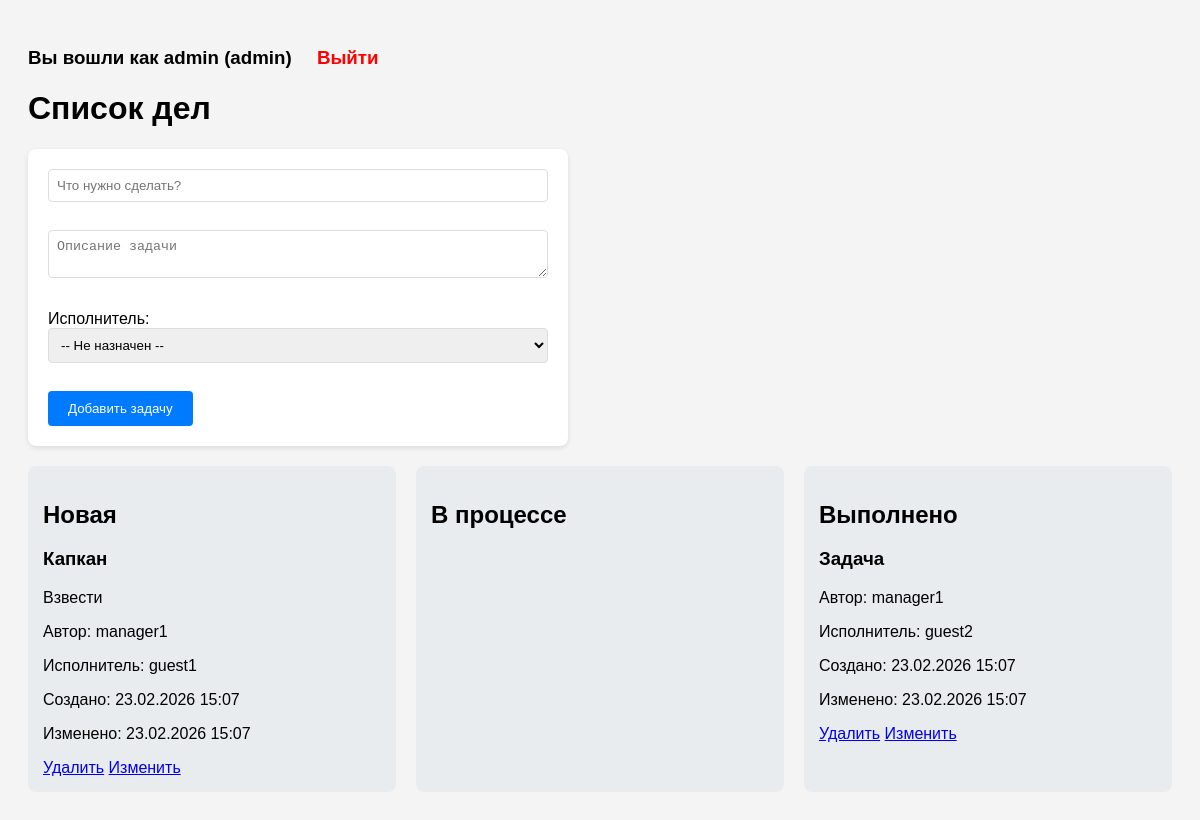
/index.php (signed in), run on the app's committed database.
### tables this page shows
CREATE TABLE `tasks` (
  `id` int NOT NULL AUTO_INCREMENT,
  `title` varchar(255) NOT NULL,
  `status` varchar(50) NOT NULL DEFAULT 'В процессе',
  `user_id` int DEFAULT NULL,
  `executor_id` int DEFAULT NULL,
  `author_id` int DEFAULT NULL,
  `description` text,
  `created_at` datetime DEFAULT CURRENT_TIMESTAMP,
  `updated_at` datetime DEFAULT CURRENT_TIMESTAMP ON UPDATE CURRENT_TIMESTAMP,
  PRIMARY KEY (id)
);

CREATE TABLE `users` (
  `id` int AUTO_INCREMENT PRIMARY KEY,
  `login` varchar(50) NOT NULL,
  `password` varchar(255) NOT NULL,
  `role` enum('admin','manager','guest') DEFAULT 'guest'
);

### public/index.php (the view, shortened to what this page needs)
<?php
require_once 'db.php';
if ($_SESSION['role'] === 'admin') {
    $sql = "SELECT tasks.*,
            author.login as author_login,
            executor.login as executor_login
            FROM tasks
            LEFT JOIN users as author ON tasks.author_id = author.id
            LEFT JOIN users as executor ON tasks.executor_id = executor.id
            ORDER BY tasks.id DESC";
    $stmt = $pdo->prepare($sql);
    $stmt->execute();
}
$tasks = $stmt->fetchAll();
$tasksByStatus = [
    'Новая' => [],
    'В процессе' => [],
    'Выполнено' => []
];
foreach ($tasks as $task) {
    $tasksByStatus[$task['status']][] = $task;
}
?>
<!DOCTYPE html>
<html lang="ru">
<head>
    <link rel="stylesheet" href="css/style.css">
</head>
<body>
    <h3>Вы вошли как <?= $_SESSION['login'] ?> (<?= $_SESSION['role'] ?>)
        <a href="logout.php" style="color:red; margin-left: 20px; text-decoration: none;">Выйти</a>
    </h3>
    <h1>Список дел</h1>
    <?php if ($_SESSION['role'] === 'admin' || $_SESSION['role'] === 'manager'): ?>
        <form action="add.php" method="POST" style="margin-bottom: 20px">
            <input type="text" name="title" placeholder="Что нужно сделать?" required><br><br>
            <textarea type="text" name="description" placeholder="Описание задачи" required></textarea><br><br>
            <label>Исполнитель:</label>
            <select name="executor_id">
                <option value="">-- Не назначен --</option>
            </select><br><br>
            <button type="submit">Добавить задачу</button>
        </form>
    <?php else: ?>
        <p style="color: #666;">Вы можете только просматривать назначенные вам задачи.</p>
    <?php endif; ?>
    <div style="display: flex; gap: 20px;">
        <?php foreach ($tasksByStatus as $status => $statusTasks): ?>
            <div style="flex: 1; background: #e9ecef; padding: 15px; border-radius: 8px;">
                <h2><?= $status ?></h2>
                <?php foreach ($statusTasks as $task): ?>
                    <div class="task-card">
                        <h3><?= htmlspecialchars($task['title']) ?></h3>
                        <p><?= htmlspecialchars($task['description'] ?? '') ?></p>
                        <p class="status">Автор: <?= htmlspecialchars($task['author_login'] ?? 'Неизвестен') ?></p>
                        <p class="status">Исполнитель: <?= htmlspecialchars($task['executor_login'] ?? 'Не назначен') ?></p>
                        <p class="status">Создано: <?= date('d.m.Y H:i', strtotime($task['created_at'])) ?></p>
                        <p class="status">Изменено: <?= date('d.m.Y H:i', strtotime($task['updated_at'])) ?></p>
                        <?php if ($_SESSION['role'] === 'admin' || ($_SESSION['role'] === 'manager' && $task['author_id'] == $_SESSION['user_id'])): ?>
                            <a href="delete.php?id=<?= $task['id'] ?>">Удалить</a>
                            <a href="edit.php?id=<?= $task['id'] ?>">Изменить</a>
                        <?php endif; ?>
                    </div>
                <?php endforeach; ?>
            </div>
        <?php endforeach; ?>
    </div>
</body>
</html>

### public/css/style.css (style rules this page uses)
body { font-family: sans-serif; background: #f4f4f4; padding: 20px; }
form { background: white; padding: 20px; border-radius: 8px; box-shadow: 0 2px 5px rgba(0,0,0,0.1); max-width: 500px; }
input[type="text"], input[type="password"], textarea, select { width: 100%; padding: 8px; margin-bottom: 10px; border: 1px solid #ddd; border-radius: 4px; box-sizing: border-box; }
button { padding: 10px 20px; background: #007bff; color: white; border: none; border-radius: 4px; cursor: pointer; }

### data on the page
tasks: title "Капкан", description "Взвести", author.login "manager1", users.login "guest1", created_at "23.02.2026 15:07", updated_at "23.02.2026 15:07"
tasks: title "Задача", author.login "manager1", users.login "guest2", created_at "23.02.2026 15:07", updated_at "23.02.2026 15:07"

### other printed values
$_SESSION['login'] "admin"
$_SESSION['role'] "admin"
$status "Новая"
$status "В процессе"
$status "Выполнено"
